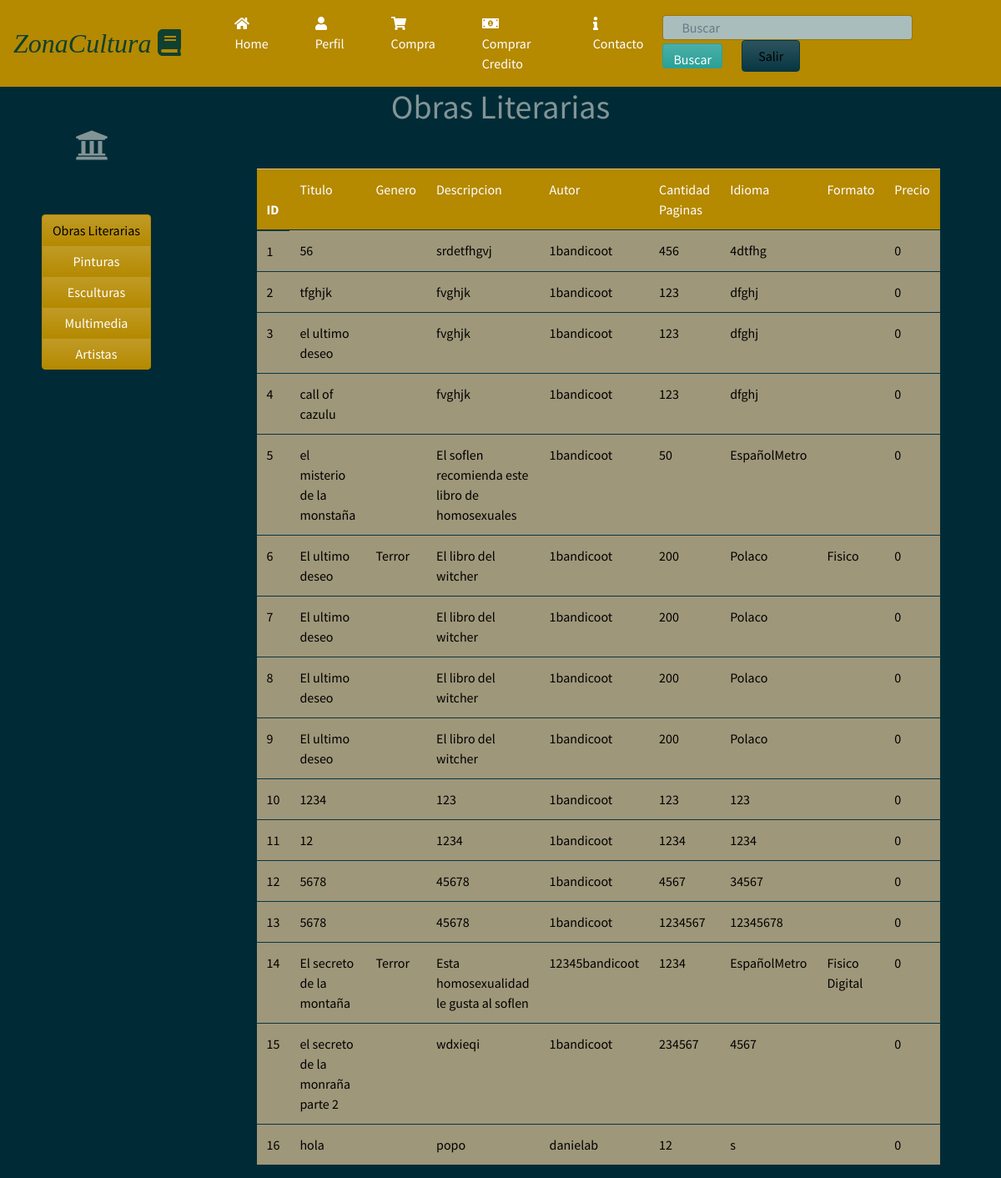
Page /CatalogoLibros (signed in) on the earlier database version.
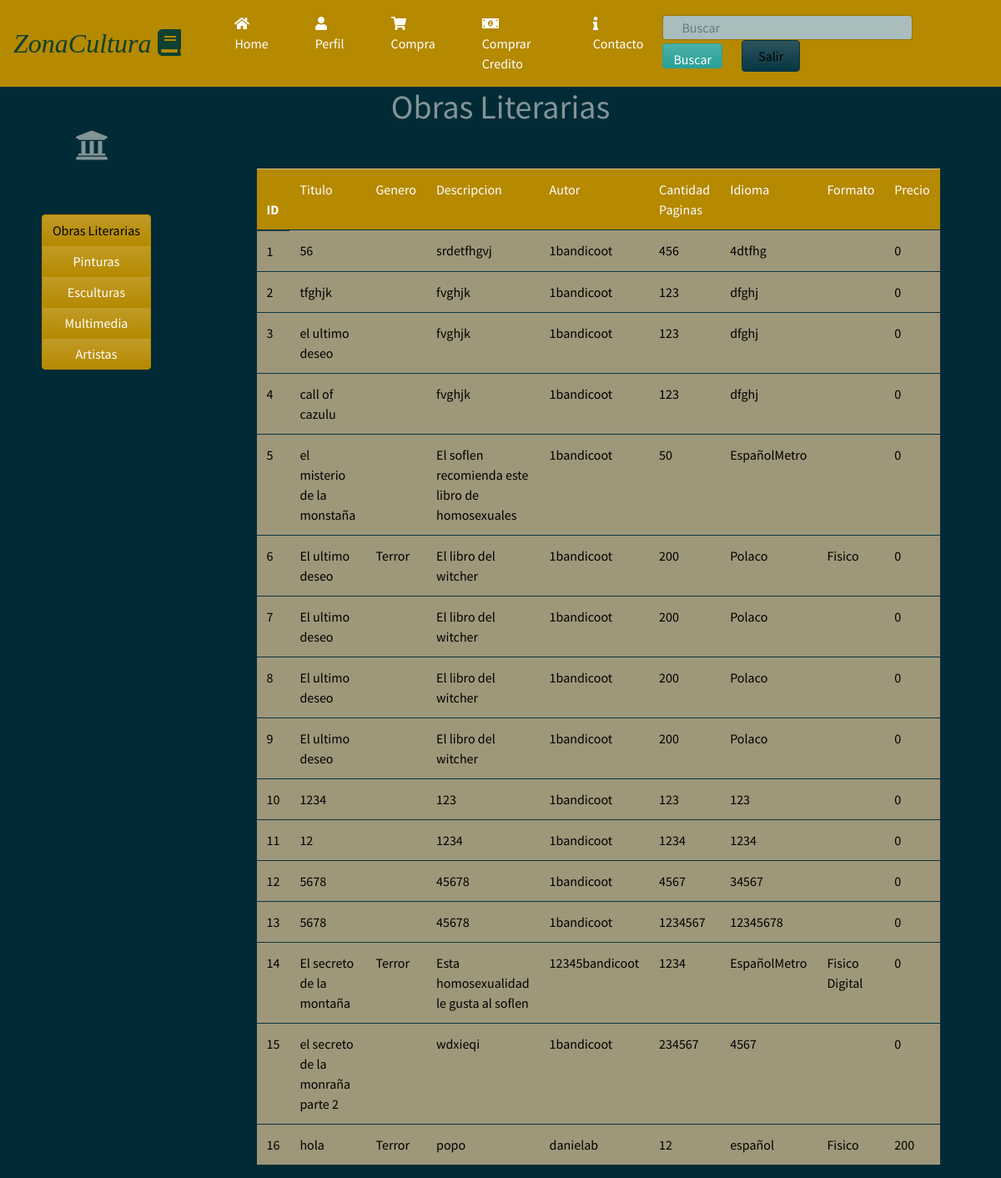
Same page on the later database version.
### homePage/models.py (models this page shows, shortened)
class infoLibro(models.Model):
	user=models.ForeignKey(User,on_delete=models.SET_NULL, null=True)
	genero= models.ManyToManyField(GeneroLiterario)
	formato=models.ManyToManyField(FormatoLiterario)
	Titulo= models.CharField(max_length=50)
	Descripcion=models.TextField(max_length=2000)
	ISBN= models.IntegerField()
	PrecioLibro= models.IntegerField(default=0)
	CantidadPaginas=models.IntegerField()
	Idioma=models.CharField(max_length=15)
	imagen=models.ImageField(upload_to='images/books/covers/',default='images/books/covers/default.jpg', null=True,blank=True )

class GeneroLiterario(models.Model):
	nombre=models.CharField(max_length=50)

class FormatoLiterario(models.Model):
	nombre=models.CharField(max_length=50)

### homePage/views.py (the view)
# urls.py: url(r'^CatalogoLibros$',views.libros_view, name='catalogo libros'),
@login_required(login_url='/')
def libros_view(request):
	libros=infoLibro.objects.all()
	contexto={'libros':libros}
	return render(request, 'catalogolibros.html',contexto)

### homePage/templates/catalogolibros.html (shortened to what this page needs)
{% load staticfiles %}
<!DOCTYPE html>
<html>
<head>
  <link rel="stylesheet" type="text/css" href="{% static 'css/bootstrap1.min.css' %}">
  <link rel="stylesheet" href="https://use.fontawesome.com/releases/v5.0.8/css/solid.css">
    <link rel="stylesheet" href="static/css/paginahome.css">
</head>
<body>
  <nav class="navbar navbar-expand-lg navbar-dark bg-primary">
      <a class="navbar-brand"><em><font size="6" color="#0F4030" face="Trebuchet MS">ZonaCultura  <i class="fas fa-book"></i></font></em></a>
    <div class="collapse navbar-collapse" id="navbarColor01">
      <ul class="navbar-nav mr-auto">
          <li class="nav-item active">
            <a class="nav-link" href="/HomePage"><i class="fas fa-home"></i> Home<span class="sr-only">(current)</span></a>
          </li>
          <li class="nav-item active">
            <a class="nav-link" href="Perfil"><i class="fas fa-user"></i> Perfil</a>
          </li>
          <li class="nav-item active">
            <a class="nav-link" href="CarritoVista"><i class="fas fa-shopping-cart"></i> Compra</a>
          </li>
          <li class="nav-item active">
            <a class="nav-link" href="CompraCredito"><i class="fas fa-money-bill-alt"></i> Comprar Credito</a>
          </li>
          <li class="nav-item active">
            <a class="nav-link" href=""><i class="fas fa-info"></i>  Contacto</a>
          </li>
      </ul>
      <form class="form-inline my-2 my-lg-2">
        <div class="col-12">
            <input class="form-control mr-sm-0" type="text" placeholder="Buscar" id="input-search">
            <button class="btn btn-success" type="submit" id="Buscar">Buscar</button>
            <button class="btn btn-dark my-5 my-sm-0" type="submit" id="Salir"><a href="">Salir</a></button>
          </div>
      </form>
    </div>
  </nav>
<div>
    <div class="row">
      <div class="col col-3">
        <h1><i class="fas fa-university" id="lll"></i></h1>
          <div class="btn-group-vertical" data-toggle="buttons">
            <button type="button" class="btn btn-primary"><a href="CatalogoLibros">Obras Literarias</a></button>
            <button type="button" class="btn btn-primary">Pinturas</button>
            <button type="button" class="btn btn-primary">Esculturas</button>
            <button type="button" class="btn btn-primary">Multimedia</button>
            <button type="button" class="btn btn-primary">Artistas</button>
          </div>
      </div>
      <div class="col col-6">
        <div class="container-lit conteiner">
          <h1 align="center">Obras Literarias</h1>
          <form class="site-form" method="post">
            <table class="table table-hover">
              <thead>
                <tr class="table-primary">
                  <th scope="row">ID</th>
                  <td>Titulo</td>
                  <td>Genero</td>
                  <td>Descripcion</td>
                  <td>Autor</td>
                  <td>Cantidad Paginas</td>
                  <td>Idioma</td>
                  <td>Formato</td>
                  <td>Precio</td>
                </tr>
              </thead>
              <tbody>
                {% if libros %}
                {% for libro in libros %}
                <tr>
                  <td><a href="Producto/ContenidoLiterario/{{libro.pk}}">{{libro.pk}}</td>
                  <td>{{libro.Titulo}}</a></td>
                  <td>
                  {% for genero in libro.genero.all %}
                  {{genero.nombre}}
                  {% endfor %}
                  </td>
                  <td>{{libro.Descripcion}}</td>
                  <td>{{libro.user.username}}</td>
                  <td>{{libro.CantidadPaginas}}</td>
                  <td>{{libro.Idioma}}</td>
                  <td>
                  {% for formato in libro.formato.all %}
                  {{formato.nombre}}
                  {% endfor %}
                  </td>
                  <td>{{libro.PrecioLibro}}</td>
                </tr>
                {% endfor %}
                {% else %}
                <h1>No hay registros de libros</h1>
                {% endif %}
              </tbody>
            </table>
          </form>
        </div>
      </div>
      <div class="col col-3"></div>
    </div>
  </div>

### homePage/static/css/paginahome.css (style rules this page uses)
#input-search { width: 300px; height: 30px; text-indent: 10px; }
#Salir { width: 70px; margin-left: 20px; margin-right: 0 auto; background-color: #F59251; }
#Buscar { height: 30px; }
.table { margin-top: 50px; border-color: #000; background-color: #9F977A; color: black; }
.btn-group-vertical { margin-top: 0px; padding-top: 50px; margin-left: 50px; }
#lll { margin-top: 50px; margin-left: 90px; margin-bottom: 0px; }
.nav-link { margin-left: 40px; }
.btn a { color: black; }
td a { color: black; }

Differences in the rows shown:
changed infoLibro "hola": gains GeneroLiterario (nombre "Terror"); Idioma "s" → "español"; gains FormatoLiterario (nombre "Fisico"); PrecioLibro "0" → "200"
